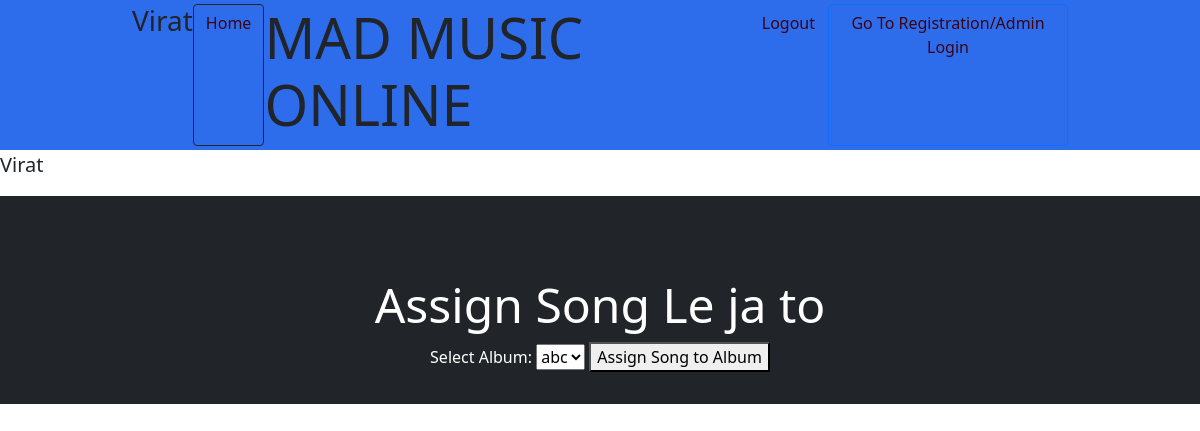
/assign_album_to/1 (signed in), run on an earlier commit of the app's database.
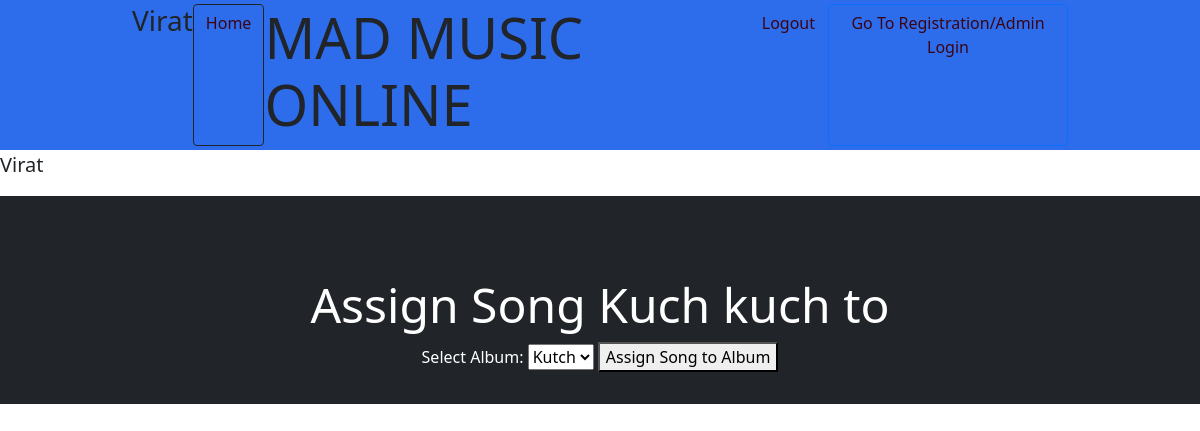
And on a later commit of the database.
### application/models.py (models this page shows, shortened)
class User(db.Model):
    __tablename__ = 'user'
    __table_args__ = {'extend_existing': True}
    id = db.Column(db.Integer, autoincrement = True, primary_key = True )
    firstname = db.Column(db.String(20), nullable = False, )
    lastname = db.Column(db.String(20), nullable = False, )
    continent= db.Column(db.String(20), nullable = False, )
    email = db.Column(db.String(50), nullable = False, unique = True )
    password = db.Column(db.String(12), nullable = False,)
    is_creator = db.Column(db.Boolean, default = 0)
    is_blacklisted = db.Column(db.Boolean, default = 0)
    playlists = db.relationship('Playlist',
                                secondary = users,  backref = db.backref('associated_users', lazy = True))
    albums = db.relationship('Album',
                              backref = db.backref('associated_albums', lazy = True))
    songs = db.relationship('Song',
                            backref=db.backref('creator', lazy=True), cascade='all, delete-orphan')

class Song(db.Model):
    __tablename__ = 'song'
    __table_args__ = {'extend_existing': True}
    id = db.Column(db.Integer, autoincrement = True, primary_key = True )
    name = db.Column(db.String(100), nullable = False, unique = True )
    lyrics = db.Column(db.String(10000), nullable= False)
    audio = db.Column(db.String(10000), nullable= False)
    creater_id = db.Column(db.Integer, db.ForeignKey('user.id'), nullable= False)
    created_on =db.Column(db.DateTime(timezone=True), default =datetime.utcnow())
    duration= db.Column(db.Integer, default = 0)
    likes = db.Column(db.Integer, default=0)
    ratings = db.relationship('SongRating', backref='song', lazy=True)
    avg_rating = db.Column(db.Integer, default= 0)
    album_id = db.Column(db.Integer, db.ForeignKey('album.id'), nullable= True)
    is_abusive = db.Column(db.Boolean, default = 0)
    playlists = db.relationship(
        'Playlist',
        secondary=songs,
        primaryjoin='Song.id == songs.c.song_id',
        secondaryjoin='Playlist.id == songs.c.playlist_id',
        backref=db.backref('associated_songs', lazy=True),
        cascade='all',
        single_parent=True,
    )

### application/controllers.py (the view, shortened to what this page needs)
@app.route('/assign_album_to/<int:song_id>',methods = ['GET', 'POST'] )
def assign_album(song_id):
    if request.method == 'GET':
        email= session['user_email']
        password= session['user_password']
        user = db.session.query(User).filter_by(email=email, password=password).first()
        song = db.session.query(Song).filter_by(id=song_id).first()
        key=user.firstname
        user_albums = user.albums
        return render_template('assign_album.html', user=user , song =song, key=key, user_albums=user_albums)

### templates/assign_album.html (shortened to what this page needs)
<!DOCTYPE html>
<html lang="en">
<head>
    <link rel="stylesheet" href="https://stackpath.bootstrapcdn.com/bootstrap/5.0.0-alpha1/css/bootstrap.min.css"
>
</head>
<body>
    <nav class="site-header sticky-top py-1">
        <div class="container d-flex flex-column flex-md-row justify-content-between">
            <h3 class="display-9 font-weight-normal"> {{ key }} </h3>
            <a class="btn btn-outline-dark" href="/user_home"> Home </a>
            <h1 class="display-4 font-weight-normal">MAD MUSIC ONLINE</h1>
            <a class="btn btn-outline" href="/user_login"> Logout </a>
            <a class="btn btn-outline-primary" href="/"> Go To Registration/Admin Login </a>
        </div>
    </nav>
    <p class="lead font-weight-normal"> {{ key }} </p>
    <div class="bg-dark mr-md-3 pt-3 px-3 pt-md-5 px-md-5 text-center text-white overflow-hidden">
        <div class="my-3 py-3">
            <h2 class="display-5">Assign Song {{ song.name }} to </h2>
            <form method="POST" action="/assign_album_to/{{ song.id }}" class="assign-album-form">
                <label for="albumName">Select Album:</label>
                <select id="albumName" name="albumName" required>
                    {% for album in user_albums %}
                        <option value="{{ album.id }}">{{ album.name }}</option>
                    {% endfor %}
                </select>
                <button type="submit">Assign Song to Album</button>
            </form>
        </div>
    </div>
</body>
</html>

### templates/assign_album.html (style rules this page uses)
.container { max-width: 960px; }
.site-header { background-color: rgba(9, 84, 233, 0.85); -webkit-backdrop-filter: saturate(180%) blur(20px); backdrop-filter: saturate(180%) blur(20px); }
.site-header a { color: rgb(60, 4, 19); transition: color .15s ease-in-out; }

What changed in the data, as far as the page shows it:
changed Song: name "Le ja" → "Kuch kuch"
Also different on the page:
form field albumName: "abc" → "Kutch"
